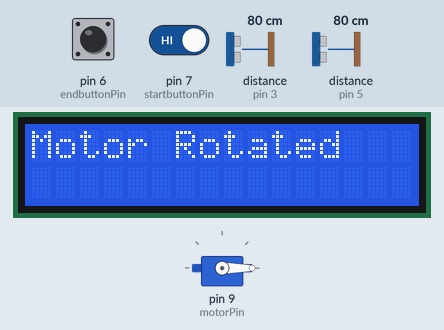
A sketch run on a simulated Arduino Uno, built with avr-gcc and run on an emulated ATmega328P. On the bench: servo, 16×2 character LCD. Wiring (inferred from the names in the program): 2 × ultrasonic range finder: trigger pin 2, echo pin 3 / trigger pin 4, echo pin 5. The inputs (shaded band) are chosen by the test bench; at power-on: pin 6 (endbuttonPin) HIGH, pin 7 (startbuttonPin) HIGH, distance to the obstacle (sensors on pin 3, pin 5) 80 cm. The echo pulse lasts 58.3 µs per cm; what the sketch prints to the serial monitor is not drawn.

Above: at 1.2 s.
1.3 s: pin 6 (endbuttonPin) pulled LOW for 3.2 s
11.0 s: pin 6 (endbuttonPin) pulled LOW for 3.2 s
20.7 s: pin 6 (endbuttonPin) pulled LOW for 3.2 s
30.4 s: pin 6 (endbuttonPin) pulled LOW for 3.2 s
40.1 s: pin 7 (startbuttonPin) driven LOW
46.6 s: pin 7 (startbuttonPin) driven HIGH
At 47.7 s:
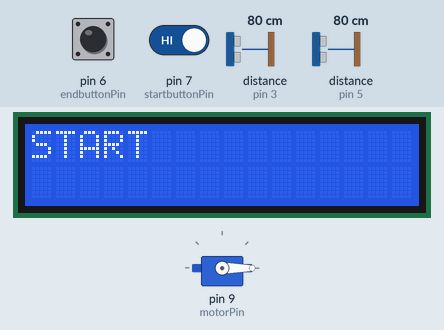
Timing chart, 0 to 49.6 s (numbered marks = the images above; inputs shaded):
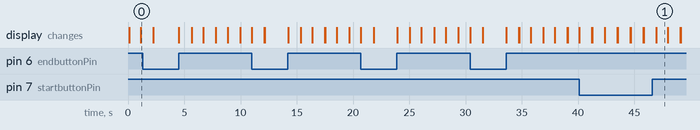

The sketch:

count_1.ino
```cpp
#include <Servo.h>
#include <Wire.h>
#include <LiquidCrystal_I2C.h>

#define countSensorTrigPin 2  // 쓰레기 개수 센서의 Trig 핀
#define countSensorEchoPin 3  // 쓰레기 개수 센서의 Echo 핀
#define fullSensorTrigPin 4  // 쓰레기통 상태 센서의 Trig 핀
#define fullSensorEchoPin 5  // 쓰레기통 상태 센서의 Echo 핀
#define endbuttonPin 6  // 버튼 핀 종료 버튼
#define startbuttonPin 7  // 버튼 핀 시작 버튼
#define piezobuzzer 8 //피에조 부저
#define motorPin 9  // 모터 핀

const int threshold = 45;  // 쓰레기 개수 센서의 임계값
const int fullThreshold = 10;  // 쓰레기통 상태 센서의 임계값

int trashCount = 0;  // 쓰레기 개수
bool isFull = false;  // 쓰레기통이 꽉 찼는지 여부
Servo motor;  // 서보 모터 객체 생성

LiquidCrystal_I2C lcd(0x27,16,2); //lcd 객체 생성

void setup() {
  pinMode(countSensorTrigPin, OUTPUT);
  pinMode(countSensorEchoPin, INPUT);
  pinMode(fullSensorTrigPin, OUTPUT);
  pinMode(fullSensorEchoPin, INPUT);
  pinMode(endbuttonPin, INPUT_PULLUP);
  pinMode(startbuttonPin, INPUT_PULLUP);

  motor.attach(motorPin);  // 모터 핀 번호 설정
  motor.write(0);  // 모터 초기 위치 설정

  lcd.begin();
  lcd.backlight();
  lcd.setCursor(0,0);
  lcd.clear();
  lcd.print("set lcd"); //lcd 초기 설정

  Serial.begin(9600);
}

void loop() {
  //lcd 센서 설정
  lcd.setCursor(0,0);
  lcd.clear();
  lcd.print("Save the earth");


  // 쓰레기 개수 센서로 거리 측정
  long countDuration, countDistance;
  digitalWrite(countSensorTrigPin, LOW);
  delayMicroseconds(2);
  digitalWrite(countSensorTrigPin, HIGH);
  delayMicroseconds(10);
  digitalWrite(countSensorTrigPin, LOW);
  countDuration = pulseIn(countSensorEchoPin, HIGH);
  countDistance = countDuration * 0.034 / 2;

  // 거리 값 출력
  Serial.print("Count Sensor Distance: ");
  Serial.println(countDistance);


  // 시작 버튼이 눌렸을 때 동작
  if (digitalRead(startbuttonPin) == HIGH) {
    Serial.println(" START Button Pressed");
    lcd.setCursor(0,0);
    lcd.clear();
    lcd.print("START");

    motor.write(0);  // 모터를 원래 위치로 되돌림
    trashCount = 0;  // 쓰레기 개수 초기화

    delay(1000);  // 버튼 입력 후 잠시 딜레이를 줌으로써 반복 입력 방지
    // 쓰레기통 상태 센서로 거리 측정
    long fullDuration, fullDistance;
    digitalWrite(fullSensorTrigPin, LOW);
    delayMicroseconds(2);
    digitalWrite(fullSensorTrigPin, HIGH);
    delayMicroseconds(10);
    digitalWrite(fullSensorTrigPin, LOW);
    fullDuration = pulseIn(fullSensorEchoPin, HIGH);
    fullDistance = fullDuration * 0.034 / 2;

    // 거리 값 출력
    Serial.print("Full Sensor Distance: ");
    Serial.println(fullDistance);

    // 쓰레기통이 꽉 찼는지 확인
    if (fullDistance < fullThreshold) {
      isFull = true;
    } else {
      isFull = false;
    }


    // 쓰레기 개수 카운트
    while (digitalRead(endbuttonPin) == LOW) {
      // 쓰레기 개수 센서로 거리 측정
      digitalWrite(countSensorTrigPin, LOW);
      delayMicroseconds(2);
      digitalWrite(countSensorTrigPin, HIGH);
      delayMicroseconds(10);
      digitalWrite(countSensorTrigPin, LOW);
      countDuration = pulseIn(countSensorEchoPin, HIGH);
      countDistance = countDuration * 0.034 / 2;

      if (countDistance < threshold) {
        trashCount++;
        Serial.print("Trash Count: ");
        Serial.println(trashCount);
        lcd.setCursor(0,0);
        lcd.clear();
        lcd.print("Trash Count: ");
        lcd.print(trashCount);
        playSound();
        delay(1000);  // 중복 카운트 방지를 위한 딜레이
      }

          // 쓰레기통이 꽉 찼는지 확인
      digitalWrite(fullSensorTrigPin, LOW);
      delayMicroseconds(2);
      digitalWrite(fullSensorTrigPin, HIGH);
      delayMicroseconds(10);
      digitalWrite(fullSensorTrigPin, LOW);
      fullDuration = pulseIn(fullSensorEchoPin, HIGH);
      fullDistance = fullDuration * 0.034 / 2;

    if (isFull) {
      Serial.println("Trash bin is full!");
      lcd.setCursor(0, 0);
      lcd.clear();
      lcd.print("Bin is full!");
      playWarningSound();
    }
    else{
      isFull = false;
    }
   }


  }

  // 종료 버튼이 눌렸을 때 동작
  if (digitalRead(endbuttonPin) == HIGH) {
    Serial.println(" END Button Pressed");
    lcd.setCursor(0,0);
    lcd.clear();
    lcd.print("END");

    // 쓰레기 개수만큼 모터 동작
    for (int i = 0; i < trashCount; i++) {
      motor.write(180);  // 모터를 90도로 회전
      delay(5000);  // 모터 동작 후 잠시 대기
      motor.write(0);  // 모터를 원래 위치로 되돌림
      delay(500);  // 모터 동작 간 딜레이
    }

    trashCount = 0;  // 쓰레기 개수 초기화
    Serial.println("Motor Rotated");
    lcd.setCursor(0,0);
    lcd.clear();
    lcd.print("Motor Rotated");
    delay(1000);  // 버튼 입력 후 잠시 딜레이를 줌으로써 반복 입력 방지
  }

  delay(100);
}


// 효과음을 재생 함수
void playSound() {
  tone(piezobuzzer, 1000, 100); // Play a sound at 1kHz for 100ms
  delay(100);
  noTone(piezobuzzer); // Stop the sound
}

// 경고음을 재생하는 함수
void playWarningSound() {
  tone(piezobuzzer, 2000, 500); // 2kHz의 소리를 500ms 동안 재생
  delay(500);
  noTone(piezobuzzer); // 소리 재생 중지

}
```

Measured:
- after the input at 46.6 s, the display: first differs from a run without the input after 0.36 s (image 1)
- what the display in image 1 shows lasts 1.0 s, from 47.0 s to 48.0 s
